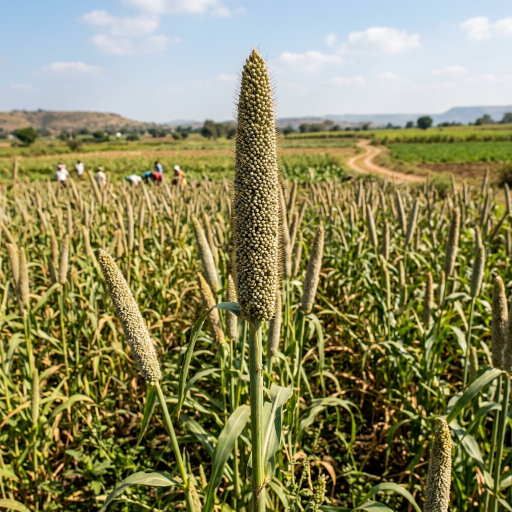
#> input picture test_multimodal_assets/bajra_test_sample.jpg, 1024 x 1024 px (shown at 1/2 size)
$ python -i processor.py   (imports and definitions only)   (older library calls are emulated)
#> lines starting #> are read from the running program, lines starting #| are printed output that depends on the picture
"""Video processing, sequential frame sampling, and quality filtering engine."""

from __future__ import annotations

import logging
import math
import shutil
import uuid
from dataclasses import dataclass
from pathlib import Path
from typing import Any, Optional

import cv2
import numpy as np

from video.frame_extractor import (
    EmptyVideoError,
    InvalidVideoError,
    get_video_metadata,
    validate_video,
)

logger = logging.getLogger(__name__)

DEFAULT_SAMPLE_FPS = 1.0
DEFAULT_JPEG_QUALITY = 95
DEFAULT_MIN_BRIGHTNESS = 25.0
DEFAULT_MAX_BRIGHTNESS = 235.0
DEFAULT_MIN_BLUR_SCORE = 50.0  # Laplacian variance threshold


@dataclass
class QualityFilterConfig:
    """Configurable thresholds for frame quality assessment."""

    min_brightness: float = DEFAULT_MIN_BRIGHTNESS
    max_brightness: float = DEFAULT_MAX_BRIGHTNESS
    min_blur_score: float = DEFAULT_MIN_BLUR_SCORE


class FrameQualityFilter:
    """Lightweight OpenCV-based frame quality filter.

    Detects and filters out empty, severely underexposed, overexposed,
    or blurry frames using computationally lightweight statistical metrics.
    """

    def __init__(self, config: Optional[QualityFilterConfig] = None) -> None:
        self.config = config or QualityFilterConfig()

    # [289 lines left out: functions evaluate, compute_sample_indices, process_video, cleanup_frames, not called in this run]

>>> import cv2
>>> picture = cv2.imread('../test_multimodal_assets/bajra_test_sample.jpg')
#> picture is the input picture: shape (1024, 1024, 3); mean B, G, R 94.4, 136.4, 138.6
>>> result = FrameQualityFilter().evaluate(picture)
#> in evaluate, `gray = cv2.cvtColor(frame, cv2.COLOR_BGR2GRAY)`:
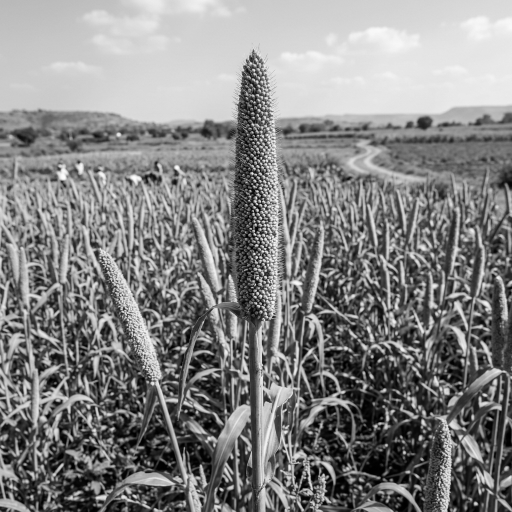
#> gray: shape (1024, 1024) (shown at 1/2 size); min 0, max 255, mean 132.3
#> in evaluate, `mean_brightness = float(np.mean(gray))`: mean_brightness = 132.3
#> in evaluate, `blur_score = float(cv2.Laplacian(gray, cv2.CV_64F).var())`: blur_score = 566.7
#> in evaluate, `b_score = max(0.0, 1.0 - (abs(mean_brightness - 128.0) / 128.0))`: b_score = 0.967
#> in evaluate, `s_score = min(1.0, (blur_score / (blur_score + 100.0)) * 1.35)`: s_score = 1
#> in evaluate, `raw_quality = 0.35 * b_score + 0.65 * s_score`: raw_quality = 0.988
#> result = {'accepted': True, 'quality_score': 0.988, 'reason': 'accepted', 'brightness': 132.2, 'blur_score': 566.7}
